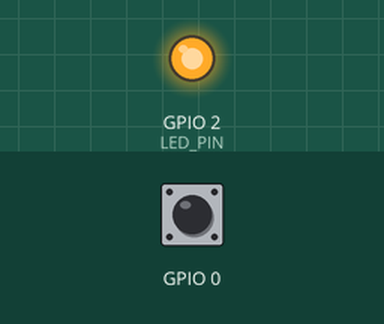
Simulated run of this sketch. Board: ESP8266 (NodeMCU). On the bench: output pins drawn as LEDs (lit = HIGH). Dashed ring = blinking. Inputs (shaded band) come from the test bench; at power-on: GPIO 0 HIGH. WiFi joins after 1.5 s; servers stay silent unless stated; uploads are accepted with an empty reply; what the sketch prints to the serial monitor is not drawn.

Above: at 2.7 s.
2.8 s: GPIO 0 pulsed LOW 2 times (0.12 s each, 0.3 s apart)
At 3.5 s:
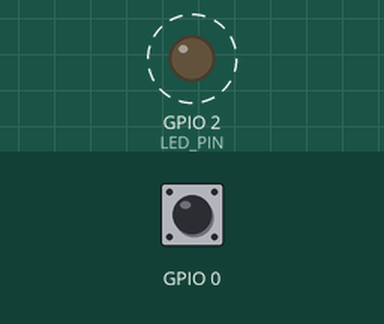
Timing chart, 0 to 7.2 s (numbered marks = the images above; inputs shaded):
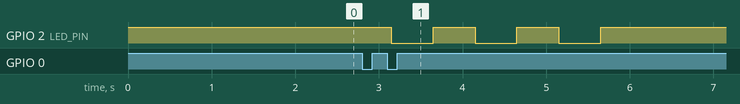

The sketch:

ButtonCallAGV_Phenikaa.ino
```cpp
#include <ESP8266WiFi.h>
#include <ESP8266HTTPClient.h>
#include <ArduinoJson.h>

const char* ssid = "THH-AGV";
const char* password = "302phuvien";

const int LED_PIN = 2;  // Chân kết nối với đèn báo

WiFiClient client;
HTTPClient http;
bool wifiConnected = false;

void setup() {
  pinMode(LED_PIN, OUTPUT);  // Cấu hình chân kết nối đèn báo là OUTPUT
  digitalWrite(LED_PIN, HIGH);
  Serial.begin(115200);
  Serial.println("Connecting to WiFi...");
  WiFi.begin(ssid, password);
  while (WiFi.status() != WL_CONNECTED) {
    delay(500);
    Serial.print(".");
  }
  Serial.println("");
  Serial.println("WiFi connected");
  wifiConnected = true;
}

void loop() {

  ReconnectWifi();


  if (digitalRead(0) == 0) {
    delay(150);
    if (digitalRead(0) == 1) {

      http.begin(client, "http://10.68.86.101/api/Remote/Task/DangKyStation?args=5");

      http.addHeader("Content-Type", "application/json");

      // Tạo nội dung yêu cầu(của phenikaa để trống)
      String requestBody = "{}";

      // Gửi yêu cầu POST với nội dung được định dạng là JSON
      int httpResponseCode = http.POST(requestBody);

      // Kiểm tra mã trạng thái HTTP trả về từ máy chủ
      if (httpResponseCode > 0) {

        Serial.print("HTTP Response code: ");
        Serial.println(httpResponseCode);
        String response = http.getString();
        Serial.print("Server Response : ");
        Serial.println(response);
        blinkLED(3);  // Server Resonse bật đèn báo


      } else {
        Serial.print("Error code: ");
        Serial.println(httpResponseCode);
      }

      // Đóng kết nối đến máy chủ
      http.end();
    }
  }
}

// Kết nối lại khi bị mất kết nối wifi
void ReconnectWifi() {
  if (wifiConnected) {
    // Kiểm tra kết nối WiFi
    if (WiFi.status() != WL_CONNECTED) {
      Serial.println("WiFi connection lost");
      wifiConnected = false;
    }
  } else {
    // Kết nối lại WiFi nếu mất kết nối
    Serial.println("Reconnecting to WiFi...");
    WiFi.reconnect();
    while (WiFi.status() != WL_CONNECTED) {
      delay(500);
      Serial.print(".");
    }
    Serial.println("");
    Serial.println("WiFi reconnected");
    wifiConnected = true;
  }
}

// Tạo hàm nhấp nháy đèn báo
void blinkLED(int count) {
  if (count > 0) {
    // Bật đèn báo
    digitalWrite(LED_PIN, LOW);
    delay(500);
    // Tắt đèn báo
    digitalWrite(LED_PIN, HIGH);
    delay(500);
    blinkLED(count - 1);
  }
}
```

Measured:
- after the input at 2.8 s, GPIO 2 (LED_PIN): alternates HIGH for 0.50 s and LOW for 0.50 s, 6 changes in all, then stays HIGH, starting after 0.35 s
